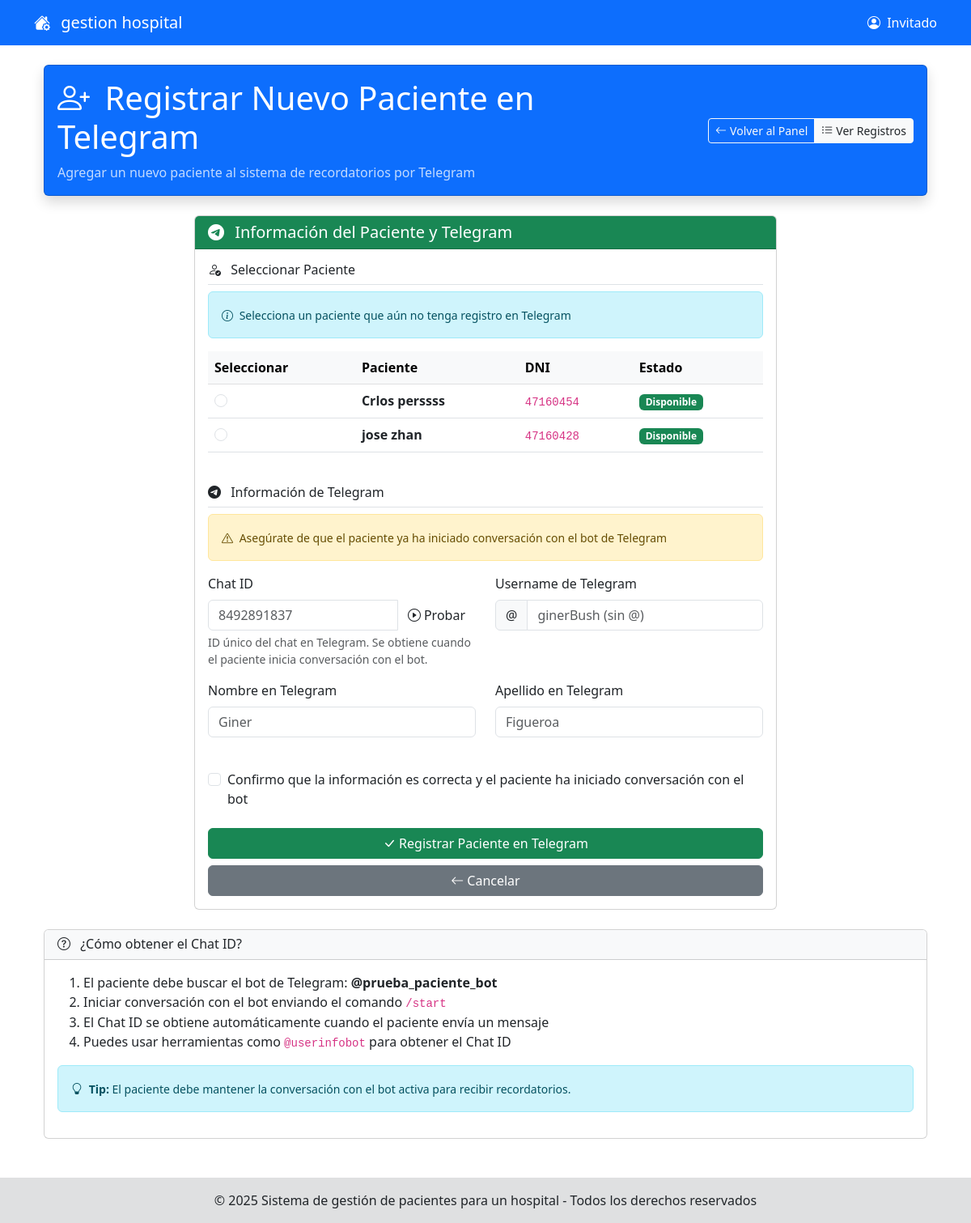
Page /modeloRol/administrador/gestionRecordatorioPaciente/regitrarRecordatorioPaciente/indexRegistrarNuevoRecordatorio.php on the committed database.
### tables this page shows
CREATE TABLE `pacientes` (
  `id_paciente` int(11) NOT NULL,
  `id_usuario` int(11) DEFAULT NULL,
  `fecha_nacimiento` date DEFAULT NULL,
  `lugar_nacimiento` varchar(100) DEFAULT NULL,
  `ocupacion` varchar(100) DEFAULT NULL,
  `dni` varchar(20) NOT NULL,
  `domicilio` varchar(255) DEFAULT NULL,
  `distrito` varchar(100) DEFAULT NULL,
  `edad` int(3) DEFAULT NULL,
  `sexo` varchar(10) DEFAULT NULL,
  `estado_civil` varchar(20) DEFAULT NULL,
  `nombre_apoderado` varchar(100) DEFAULT NULL,
  `apellido_paterno_apoderado` varchar(50) DEFAULT NULL,
  `apellido_materno_apoderado` varchar(50) DEFAULT NULL,
  `parentesco_apoderado` varchar(50) DEFAULT NULL,
  `creado_en` timestamp NOT NULL DEFAULT current_timestamp()
);

### modeloRol/administrador/gestionRecordatorioPaciente/regitrarRecordatorioPaciente/indexRegistrarNuevoRecordatorio.php (called while the page is built, shortened)
<?php
include_once('./formRegistrarNuevoRecordatorio.php');
$objForm = new formRegistrarNuevoRecordatorio();
$objForm->formRegistrarNuevoRecordatorioShow();
?>

### modelo/conexion.php (called while the page is built, shortened)
<?php
class Conexion
{
    private static $instancia = null;
    private $connection;
    private $host = 'localhost';
    private $user = 'root';
    private $pass = '';
    private $dbName = 'opipitaltrabajo';
    private function __construct()
    {
        $this->connection = new mysqli($this->host, $this->user, $this->pass, $this->dbName);
        $this->connection->set_charset("utf8");
    }
    public static function getInstancia()
    {
        if (self::$instancia === null) {
            self::$instancia = new Conexion();
        }
        return self::$instancia;
    }
    public function getConnection()
    {
        return $this->connection;
    }
}
?>

### modelo/paciente_telegramDAO.php (called while the page is built, shortened)
<?php
include_once('conexion.php');
class PacienteTelegramDAO
{
    private $connection;
    public function __construct() {
        $this->connection = Conexion::getInstancia()->getConnection();
    }
    public function obtenerPacientesSinTelegram()
    {
        $sql = "SELECT p.id_paciente, p.dni,
                       CONCAT(u.nombre, ' ', u.apellido_paterno) as nombre_completo
                FROM pacientes p
                INNER JOIN usuarios u ON p.id_usuario = u.id_usuario
                WHERE u.activo = 1
                AND p.id_paciente NOT IN (
                    SELECT id_paciente FROM paciente_telegram WHERE activo = 1
                )
                ORDER BY u.apellido_paterno, u.nombre";
        $resultado = $this->connection->query($sql);
        return $resultado ? $resultado->fetch_all(MYSQLI_ASSOC) : [];
    }
}
?>

### modeloRol/administrador/gestionRecordatorioPaciente/regitrarRecordatorioPaciente/formRegistrarNuevoRecordatorio.php (the view, shortened to what this page needs)
<?php
include_once('../../../../shared/pantalla.php');
include_once('../../../../modelo/paciente_telegramDAO.php');
class formRegistrarNuevoRecordatorio extends pantalla
{
    private $objTelegramDAO;
    public function __construct()
    {
        $this->objTelegramDAO = new PacienteTelegramDAO();
    }
    public function formRegistrarNuevoRecordatorioShow()
    {
        $pacientesDisponibles = $this->obtenerPacientesSinTelegram();
?>
<div class="container mt-4">
    <div class="row mb-4">
        <div class="col-12">
            <div class="card bg-primary text-white shadow">
                <div class="card-body">
                    <div class="row align-items-center">
                        <div class="col-md-8">
                            <h1 class="card-title mb-0">
                                <i class="bi bi-person-plus me-2"></i>
                                Registrar Nuevo Paciente en Telegram
                            </h1>
                            <p class="card-text mb-0 mt-2 opacity-75">
                                Agregar un nuevo paciente al sistema de recordatorios por Telegram
                            </p>
                        </div>
                        <div class="col-md-4 text-end">
                            <div class="btn-group">
                                <a href="../indexRecordatorioPaciente.php"
                                   class="btn btn-outline-light btn-sm">
                                    <i class="bi bi-arrow-left me-1"></i>Volver al Panel
                                </a>
                                <a href="../editarRecordatorioPaciente/indexEditarRecordatorioPaciente.php"
                                   class="btn btn-light btn-sm text-dark">
                                    <i class="bi bi-list-ul me-1"></i>Ver Registros
                                </a>
                            </div>
                        </div>
                    </div>
                </div>
            </div>
        </div>
    </div>
    <div class="row justify-content-center">
        <div class="col-md-8">
            <div class="card card-hover">
                <div class="card-header bg-success text-white">
                    <h5 class="mb-0">
                        <i class="bi bi-telegram me-2"></i>
                        Información del Paciente y Telegram
                    </h5>
                </div>
                <div class="card-body">
                   <form id="formRegistrarPaciente" action="./getRegistrarNuevoRecordatorio.php" method="POST">
                        <div id="paso1">
                            <div class="mb-4">
                                <h6 class="border-bottom pb-2">
                                    <i class="bi bi-person-check me-2"></i>
                                    Seleccionar Paciente
                                </h6>
                                <div class="alert alert-info">
                                    <small>
                                        <i class="bi bi-info-circle me-1"></i>
                                        Selecciona un paciente que aún no tenga registro en Telegram
                                    </small>
                                </div>
                                <?php if (empty($pacientesDisponibles)): ?>
                                    <div class="alert alert-warning">
                                        <i class="bi bi-exclamation-triangle me-2"></i>
                                        No hay pacientes disponibles para registrar.
                                        <a href="../../../pacienteModule/getPaciente.php?action=nuevo" class="alert-link">
                                            Registrar nuevo paciente primero
                                        </a>
                                    </div>
                                <?php else: ?>
                                    <div class="table-responsive">
                                        <table class="table table-hover">
                                            <thead class="table-light">
                                                <tr>
                                                    <th>Seleccionar</th>
                                                    <th>Paciente</th>
                                                    <th>DNI</th>
                                                    <th>Estado</th>
                                                </tr>
                                            </thead>
                                            <tbody>
                                                <?php foreach ($pacientesDisponibles as $paciente): ?>
                                                    <tr>
                                                        <td>
                                                            <input type="radio" name="idPaciente"
                                                                   value="<?= $paciente['id_paciente'] ?>"
                                                                   class="form-check-input" required>
                                                        </td>
                                                        <td>
                                                            <strong><?= htmlspecialchars($paciente['nombre_completo']) ?></strong>
                                                        </td>
                                                        <td>
                                                            <code><?= htmlspecialchars($paciente['dni']) ?></code>
                                                        </td>
                                                        <td>
                                                            <span class="badge bg-success">Disponible</span>
                                                        </td>
                                                    </tr>
                                                <?php endforeach; ?>
                                            </tbody>
                                        </table>
                                    </div>
                                <?php endif; ?>
                            </div>
                        </div>
                        <div class="mb-4">
                            <h6 class="border-bottom pb-2">
                                <i class="bi bi-telegram me-2"></i>
                                Información de Telegram
                            </h6>
                            <div class="alert alert-warning">
                                <small>
                                    <i class="bi bi-exclamation-triangle me-1"></i>
                                    Asegúrate de que el paciente ya ha iniciado conversación con el bot de Telegram
                                </small>
                            </div>
                            <div class="row">
                                <div class="col-md-6">
                                    <div class="mb-3">
                                        <label for="chatId" class="form-label required-field">Chat ID</label>
                                        <div class="input-group">
                                            <input type="number" class="form-control" id="chatId" name="chatId"
                                                   placeholder="8492891837" required>
                                            <button type="button" class="btn btn-test-telegram" onclick="probarChatId()">
                                                <i class="bi bi-play-circle me-1"></i>Probar
                                            </button>
                                        </div>
                                        <div class="form-text">
                                            ID único del chat en Telegram. Se obtiene cuando el paciente inicia conversación con el bot.
                                        </div>
                                    </div>
                                </div>
                                <div class="col-md-6">
                                    <div class="mb-3">
                                        <label for="username" class="form-label">Username de Telegram</label>
                                        <div class="input-group">
                                            <span class="input-group-text">@</span>
                                            <input type="text" class="form-control" id="username" name="username"
                                                   placeholder="ginerBush (sin @)">
                                        </div>
                                    </div>
                                </div>
                            </div>
                            <div class="row">
                                <div class="col-md-6">
                                    <div class="mb-3">
                                        <label for="firstName" class="form-label">Nombre en Telegram</label>
                                        <input type="text" class="form-control" id="firstName" name="firstName"
                                               placeholder="Giner">
                                    </div>
                                </div>
                                <div class="col-md-6">
                                    <div class="mb-3">
                                        <label for="lastName" class="form-label">Apellido en Telegram</label>
                                        <input type="text" class="form-control" id="lastName" name="lastName"
                                               placeholder="Figueroa">
                                    </div>
                                </div>
                            </div>
                        </div>
                        <div class="mb-4">
                            <div class="form-check">
                                <input class="form-check-input" type="checkbox" id="confirmarRegistro" name="confirmarRegistro" required>
                                <label class="form-check-label" for="confirmarRegistro">
                                    Confirmo que la información es correcta y el paciente ha iniciado conversación con el bot
                                </label>
                            </div>
                        </div>
                        <div class="d-grid gap-2">
                            <button type="submit" class="btn btn-success" name="btnRegistrarPaciente">
                                <i class="bi bi-check-lg me-1"></i>Registrar Paciente en Telegram
                            </button>
                            <a href="../indexRecordatorioPaciente.php" class="btn btn-secondary">
                                <i class="bi bi-arrow-left me-1"></i>Cancelar
                            </a>
                        </div>
                    </form>
                </div>
            </div>
        </div>
    </div>
    <div class="row mt-4">
        <div class="col-12">
            <div class="card">
                <div class="card-header bg-light">
                    <h6 class="mb-0">
                        <i class="bi bi-question-circle me-2"></i>
                        ¿Cómo obtener el Chat ID?
                    </h6>
                </div>
                <div class="card-body">
                    <ol>
                        <li>El paciente debe buscar el bot de Telegram: <strong>@prueba_paciente_bot</strong></li>
                        <li>Iniciar conversación con el bot enviando el comando <code>/start</code></li>
                        <li>El Chat ID se obtiene automáticamente cuando el paciente envía un mensaje</li>
                        <li>Puedes usar herramientas como <code>@userinfobot</code> para obtener el Chat ID</li>
                    </ol>
                    <div class="alert alert-info">
                        <small>
                            <i class="bi bi-lightbulb me-1"></i>
                            <strong>Tip:</strong> El paciente debe mantener la conversación con el bot activa para recibir recordatorios.
                        </small>
                    </div>
                </div>
            </div>
        </div>
    </div>
</div>
<?php
    }
    private function obtenerPacientesSinTelegram()
    {
        try {
            return $this->objTelegramDAO->obtenerPacientesSinTelegram();
        } catch (Exception $e) {
            error_log("Error en obtenerPacientesSinTelegram: " . $e->getMessage());
            return [];
        }
    }
}
?>

### rows in the picture
pacientes: nombre_completo "Crlos perssss", dni "47160454"
pacientes: nombre_completo "jose zhan", dni "47160428"

### other values in the picture
$_SESSION['login'] "Invitado"
